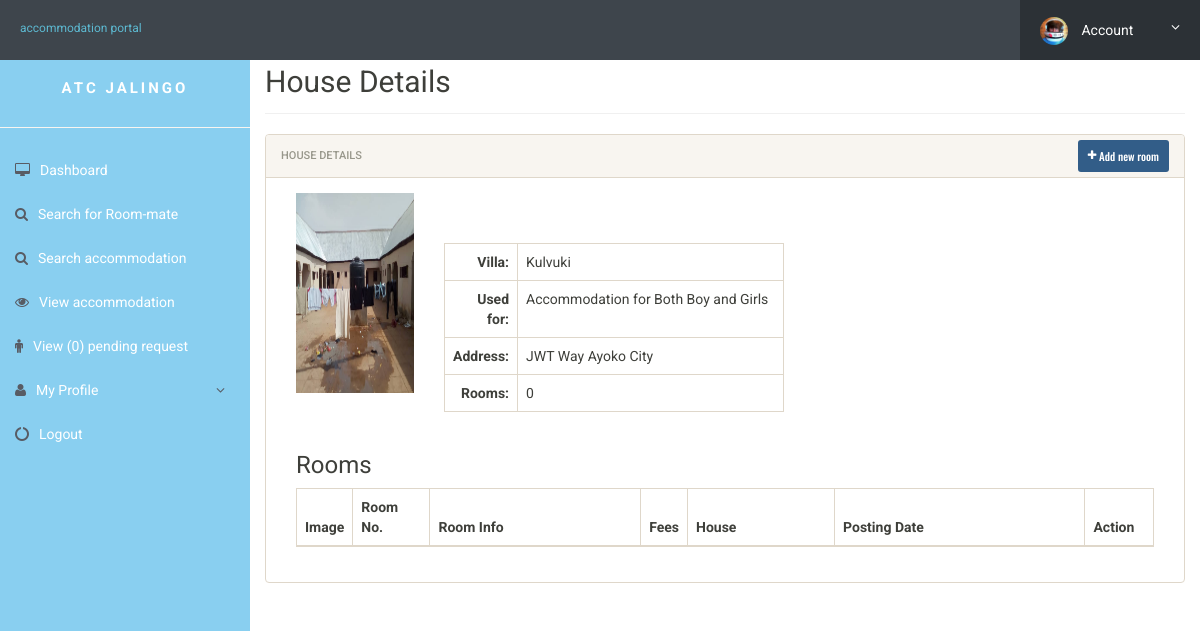
/admin/house_details.php?id=1 (signed in), run on the app's committed database.
### tables this page shows
CREATE TABLE `houses` (
  `houseid` int(11) NOT NULL,
  `aid` int(11) NOT NULL,
  `villa_name` varchar(50) NOT NULL,
  `villa_for` tinytext NOT NULL,
  `villa_address` tinytext NOT NULL,
  `image` tinytext NOT NULL
);

### admin/house_details.php (the view, shortened to what this page needs)
<!doctype html>
<html lang="en" class="no-js">
    <head>
        <link rel="stylesheet" href="css/font-awesome.min.css">
        <link rel="stylesheet" href="css/bootstrap.min.css">
        <link rel="stylesheet" href="css/dataTables.bootstrap.min.css">>
        <link rel="stylesheet" href="css/bootstrap-social.css">
        <link rel="stylesheet" href="css/bootstrap-select.css">
        <link rel="stylesheet" href="css/fileinput.min.css">
        <link rel="stylesheet" href="css/awesome-bootstrap-checkbox.css">
        <link rel="stylesheet" href="css/style.css">
    </head>
    <body>
        <?php include('includes/header.php'); ?>
        <div class="ts-main-content">
            <?php include('includes/sidebar.php'); ?>
            <div class="content-wrapper">
                <div class="container-fluid">
                    <div class="row">
                        <div class="col-md-12">
                            <h2 class="page-title">House Details</h2>
                            <div class="row">
                                <div class="col-md-12">
                                    <div class="panel panel-default">
                                        <div class="panel-heading">House Details
                                            <a role="button" href="./create-room.php" class="btn btn-primary btn-sm pull-right" style="margin-top: -5px"><i class="fa fa-plus"></i> Add new room</a>
                                        </div>
                                        <div class="panel-body">
                                            <?php
                                            $id = $_GET['id'];
                                            $ret = "SELECT * FROM `houses` WHERE houseid=?";
                                            $stmt = $mysqli->prepare($ret);
                                            $stmt->bind_param('i', $id);
                                            $stmt->execute();
                                            $res = $stmt->get_result();
                                            while ($row = $res->fetch_object()) {
                                                ?>
                                                <div class="col-sm-2">
                                                    <img src="../villa_images/<?php echo $row->image; ?>" height="200px" width="100%">
                                                </div>
                                                <div class="col-sm-5">
                                                    <table class="table table-bordered" style="margin-top: 50px">
                                                        <tr>
                                                            <th class="text-right" style="width: 20%">Villa:</th>
                                                            <td><?php echo $row->villa_name ?></td>
                                                        </tr>
                                                        <tr>
                                                            <th class="text-right" style="width: 20%">Used for:</th>
                                                            <td><?php echo $row->villa_for ?></td>
                                                        </tr>
                                                        <tr>
                                                            <th class="text-right" style="width: 20%">Address:</th>
                                                            <td><?php echo $row->villa_address ?></td>
                                                        </tr>
                                                        <tr>
                                                            <th class="text-right" style="width: 20%">Rooms:</th>
                                                            <td>
                                                                <?php
                                                                $hId = $row->houseid;
                                                                $result = "SELECT count(*) FROM rooms WHERE aid=? AND houseid=?";
                                                                $stmt1 = $mysqli->prepare($result);
                                                                $stmt1->bind_param('ii', $aid, $hId);
                                                                $stmt1->execute();
                                                                $stmt1->bind_result($count);
                                                                echo $count;
                                                                ?>
                                                            </td>
                                                        </tr>
                                                    </table>
                                                </div>
                                                <div class="col-sm-12">
                                                    <h3>Rooms</h3>
                                                    <table id="zctb" class="display table table-striped table-bordered table-hover" cellspacing="0" width="100%">
                                                        <thead>
                                                            <tr>
                                                                <th style="width: 5%">Image</th>
                                                                <th style="width: 9%">Room No.</th>
                                                                <th>Room Info</th>
                                                                <th style="width: 5%">Fees </th>
                                                                <th>House</th>
                                                                <th>Posting Date  </th>
                                                                <th style="width: 8%">Action</th>
                                                            </tr>
                                                        </thead>
                                                            <?php
                                                            $ret = "SELECT r.*, h.villa_name FROM rooms r JOIN houses h ON r.houseid = h.houseid WHERE r.aid=? and r.houseid=? ORDER BY h.villa_name, room_no ASC";
                                                            $stmt = $mysqli->prepare($ret);
                                                            $stmt->bind_param('ii', $aid, $id);
                                                            $stmt->execute();
                                                            $res = $stmt->get_result();
                                                                ?>
                                                    </table>
                                                </div>
                                            <?php } ?>
                                        </div>
                                    </div>
                                </div>
                            </div>
                        </div>
                    </div>
                </div>
            </div>
        </div>
</body>
</html>

### admin/css/style.css (style rules this page uses)
html { font-size: 14px; }
@media only screen and (min-width: 480px) { html { font-size: 17px; } }
@media only screen and (min-width: 768px) { html { font-size: 14px; } }
body { font-size: 1em; }
a { color: #37a6c4; }
.btn { font-family: 'Oswald', sans-serif; }
.btn i { position: relative; top: -2px; }
.panel { overflow: hidden; }
.btn { text-transform: none; }
.page-title { padding-bottom: 15px; margin-bottom: 20px; border-bottom: 1px solid #f0f0f0; }
.ts-main-content .content-wrapper { padding-top: 15px; margin-top: 10px; }
@media only screen and (min-width: 992px) { .ts-main-content .content-wrapper { margin-left: 250px; } }

### data on the page
houses: image (picture), villa_name "Kulvuki", villa_for "Accommodation for Both Boy and Girls", villa_address "JWT Way Ayoko City", count "0"

### other printed values
$count1 "0"
